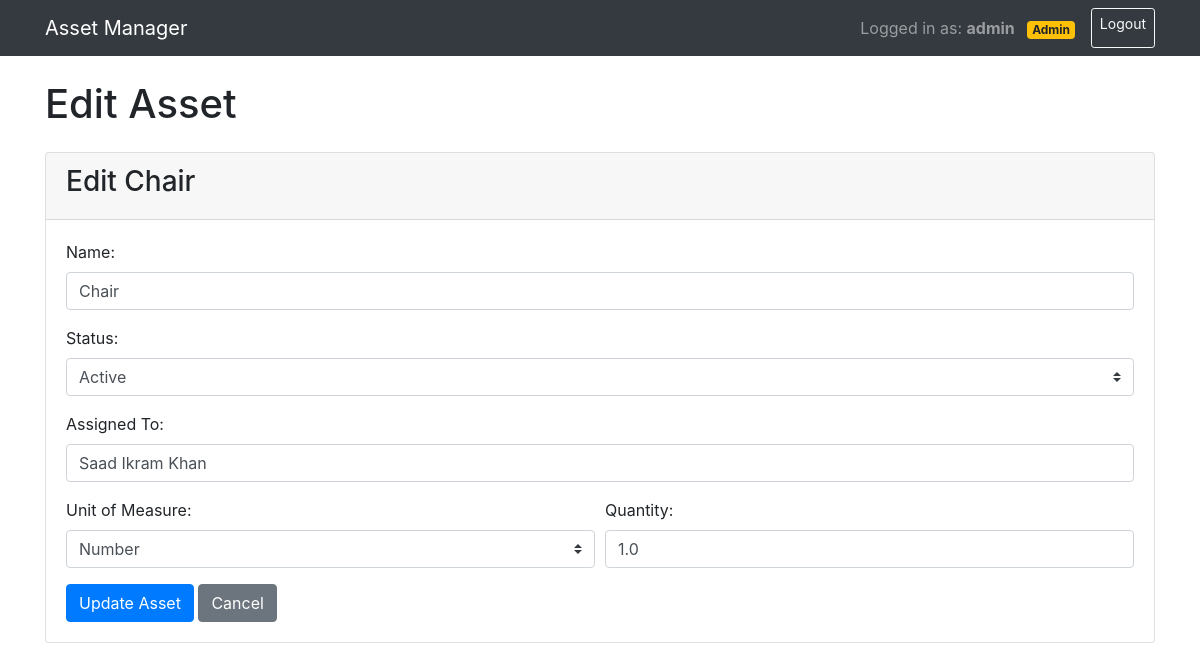
Screenshot of /edit_asset/1 (signed in) with the database file from the repository.
### app/models.py (models this page shows, shortened)
class Asset(db.Model):
    id = db.Column(db.Integer, primary_key=True)
    name = db.Column(db.String(100), nullable=False)
    category_id = db.Column(db.Integer, db.ForeignKey('category.id'), nullable=False)
    subcategory_id = db.Column(db.Integer, db.ForeignKey('sub_category.id'), nullable=False)
    location_id = db.Column(db.Integer, db.ForeignKey('location.id'), nullable=False)
    sublocation_id = db.Column(db.Integer, db.ForeignKey('sub_location.id'), nullable=False)
    status = db.Column(db.String(50), nullable=False)
    assigned_to = db.Column(db.String(100))
    purchased_on = db.Column(db.Date, nullable=False)
    serial_number = db.Column(db.String(100), unique=True, nullable=False)
    unit_of_measure = db.Column(db.String(10), default='number')  # ft., sqft., number, tr.
    quantity = db.Column(db.Float, default=1.0)
    category = db.relationship('Category', backref='assets')
    subcategory = db.relationship('SubCategory', backref='assets')
    location = db.relationship('Location', backref='assets')
    sub_location = db.relationship('SubLocation', backref='assets')

### app/views.py (the view, shortened to what this page needs)
@app.route('/edit_asset/<int:asset_id>', methods=['GET', 'POST'])
@admin_required
def edit_asset(asset_id):
    asset = Asset.query.get_or_404(asset_id)
    categories = Category.query.all()
    subcategories = SubCategory.query.all()
    locations = Location.query.all()
    sublocations = SubLocation.query.all()
    return render_template('edit_asset.html', asset=asset, categories=categories, subcategories=subcategories, locations=locations, sublocations=sublocations)

### app/models.py (called while the page is built)
    def is_admin(self):
        return self.role == 'admin'

### app/views.py (called while the page is built)
def admin_required(f):
    @wraps(f)
    def decorated_function(*args, **kwargs):
        if 'user_id' not in session:
            flash('Please login to access this page.', 'error')
            return redirect(url_for('login', next=request.url))
        user = User.query.get(session['user_id'])
        if not user or not user.is_admin():
            flash('You do not have permission to perform this action. Admin access required.', 'error')
            return redirect(url_for('list_assets'))
        return f(*args, **kwargs)
    return decorated_function

### app/templates/edit_asset.html (shortened to what this page needs)
{% extends 'base.html' %}
{% block content %}
    <h1 class="mb-4">Edit Asset</h1>
    <div class="card">
        <div class="card-header">
            <h3>Edit {{ asset.name }}</h3>
        </div>
        <div class="card-body">
            <form action="" method="post">
                <div class="form-group">
                    <label for="name">Name:</label>
                    <input type="text" id="name" name="name" class="form-control" value="{{ asset.name }}" required>
                </div>
                <div class="form-group">
                    <label for="status">Status:</label>
                    <select id="status" name="status" class="custom-select" required>
                        <option value="Active" {% if asset.status == 'Active' %}selected{% endif %}>Active</option>
                    </select>
                </div>
                <div class="form-group">
                    <label for="assigned_to">Assigned To:</label>
                    <input type="text" id="assigned_to" name="assigned_to" class="form-control" value="{{ asset.assigned_to or '' }}" placeholder="Department/Person name">
                </div>
                <div class="form-row">
                    <div class="form-group col-md-6">
                        <label for="unit_of_measure">Unit of Measure:</label>
                        <select id="unit_of_measure" name="unit_of_measure" class="custom-select">
                            <option value="number" {% if asset.unit_of_measure == 'number' %}selected{% endif %}>Number</option>
                        </select>
                    </div>
                    <div class="form-group col-md-6">
                        <label for="quantity">Quantity:</label>
                        <input type="number" id="quantity" name="quantity" class="form-control" step="0.01" value="{{ asset.quantity or 1.0 }}" min="0">
                    </div>
                </div>
                <button type="submit" class="btn btn-primary">Update Asset</button>
                <a href="{{ url_for('list_assets') }}" class="btn btn-secondary">Cancel</a>
            </form>
        </div>
    </div>
{% endblock %}

### rows the page displays
Asset: name "Chair", status "Active", assigned_to "Saad Ikram Khan", unit_of_measure "Number", quantity "1.0"

### other values shown
{{ session.get('username') }} "admin"
